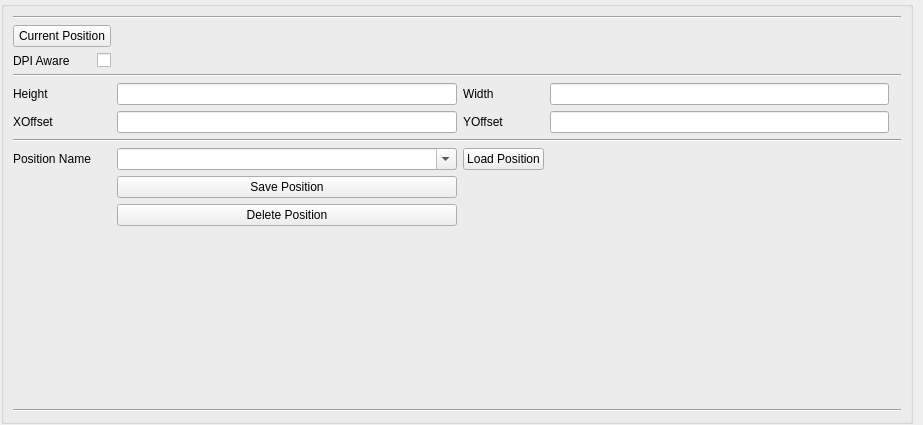
<?xml version="1.0" encoding="UTF-8"?>
<ui version="4.0">
 <class>DialogPositioner</class>
 <widget class="QWidget" name="DialogPositioner">
  <property name="geometry">
   <rect>
    <x>0</x>
    <y>0</y>
    <width>923</width>
    <height>425</height>
   </rect>
  </property>
  <property name="windowTitle">
   <string>agtv - Positioner</string>
  </property>
  <property name="windowIcon">
   <iconset resource="agtv.qrc">
    <normaloff>:/images/agtv_32.png</normaloff>:/images/agtv_32.png</iconset>
  </property>
  <layout class="QGridLayout" name="gridLayout">
   <property name="sizeConstraint">
    <enum>QLayout::SetNoConstraint</enum>
   </property>
   <property name="leftMargin">
    <number>1</number>
   </property>
   <property name="topMargin">
    <number>1</number>
   </property>
   <property name="rightMargin">
    <number>1</number>
   </property>
   <property name="bottomMargin">
    <number>1</number>
   </property>
   <item row="0" column="0">
    <widget class="QGroupBox" name="groupBox">
     <property name="sizePolicy">
      <sizepolicy hsizetype="Ignored" vsizetype="Ignored">
       <horstretch>0</horstretch>
       <verstretch>0</verstretch>
      </sizepolicy>
     </property>
     <property name="minimumSize">
      <size>
       <width>912</width>
       <height>423</height>
      </size>
     </property>
     <property name="styleSheet">
      <string notr="true">background-image: url(:/images/bg3.png);</string>
     </property>
     <property name="title">
      <string/>
     </property>
     <layout class="QGridLayout" name="gridLayout_2">
      <item row="7" column="0" colspan="8">
       <widget class="Line" name="line_4">
        <property name="orientation">
         <enum>Qt::Horizontal</enum>
        </property>
       </widget>
      </item>
      <item row="8" column="0" colspan="2">
       <widget class="QLabel" name="label_5">
        <property name="text">
         <string>Position Name</string>
        </property>
       </widget>
      </item>
      <item row="8" column="4">
       <widget class="QPushButton" name="pushButtonLoadPos">
        <property name="text">
         <string>Load Position</string>
        </property>
       </widget>
      </item>
      <item row="9" column="3">
       <widget class="QPushButton" name="pushButtonSavePos">
        <property name="text">
         <string>Save Position</string>
        </property>
       </widget>
      </item>
      <item row="8" column="3">
       <widget class="QComboBox" name="comboBoxPosName">
        <property name="contextMenuPolicy">
         <enum>Qt::PreventContextMenu</enum>
        </property>
        <property name="editable">
         <bool>true</bool>
        </property>
       </widget>
      </item>
      <item row="10" column="3">
       <widget class="QPushButton" name="pushButtonDeletePos">
        <property name="text">
         <string>Delete Position</string>
        </property>
       </widget>
      </item>
      <item row="3" column="0" colspan="8">
       <widget class="Line" name="line_2">
        <property name="orientation">
         <enum>Qt::Horizontal</enum>
        </property>
       </widget>
      </item>
      <item row="12" column="0" colspan="8">
       <widget class="Line" name="line">
        <property name="orientation">
         <enum>Qt::Horizontal</enum>
        </property>
       </widget>
      </item>
      <item row="0" column="0" colspan="8">
       <widget class="Line" name="line_3">
        <property name="orientation">
         <enum>Qt::Horizontal</enum>
        </property>
       </widget>
      </item>
      <item row="4" column="0">
       <widget class="QLabel" name="label">
        <property name="text">
         <string>Height</string>
        </property>
       </widget>
      </item>
      <item row="6" column="0" colspan="2">
       <widget class="QLabel" name="label_3">
        <property name="text">
         <string>XOffset</string>
        </property>
       </widget>
      </item>
      <item row="4" column="3">
       <widget class="QLineEdit" name="lineEditH"/>
      </item>
      <item row="2" column="0" colspan="2">
       <widget class="QLabel" name="label_6">
        <property name="text">
         <string>DPI Aware</string>
        </property>
       </widget>
      </item>
      <item row="6" column="3">
       <widget class="QLineEdit" name="lineEditX"/>
      </item>
      <item row="4" column="5">
       <widget class="QLineEdit" name="lineEditW"/>
      </item>
      <item row="6" column="4">
       <widget class="QLabel" name="label_4">
        <property name="text">
         <string>YOffset</string>
        </property>
       </widget>
      </item>
      <item row="4" column="4">
       <widget class="QLabel" name="label_2">
        <property name="text">
         <string>Width</string>
        </property>
       </widget>
      </item>
      <item row="6" column="5">
       <widget class="QLineEdit" name="lineEditY"/>
      </item>
      <item row="11" column="3">
       <spacer name="verticalSpacer">
        <property name="orientation">
         <enum>Qt::Vertical</enum>
        </property>
        <property name="sizeHint" stdset="0">
         <size>
          <width>20</width>
          <height>40</height>
         </size>
        </property>
       </spacer>
      </item>
      <item row="2" column="2">
       <widget class="QCheckBox" name="checkBoxDpiAware">
        <property name="text">
         <string/>
        </property>
       </widget>
      </item>
      <item row="1" column="0" colspan="3">
       <widget class="QPushButton" name="pushButtonCurrentPos">
        <property name="text">
         <string>Current Position</string>
        </property>
       </widget>
      </item>
     </layout>
    </widget>
   </item>
   <item row="0" column="1">
    <spacer name="horizontalSpacer_2">
     <property name="orientation">
      <enum>Qt::Horizontal</enum>
     </property>
     <property name="sizeHint" stdset="0">
      <size>
       <width>40</width>
       <height>20</height>
      </size>
     </property>
    </spacer>
   </item>
  </layout>
 </widget>
 <resources>
  <include location="agtv.qrc"/>
 </resources>
 <connections/>
</ui>
